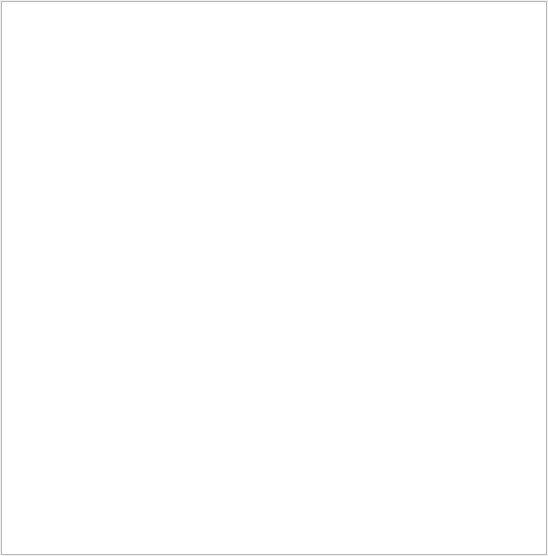
<ui version="4.0" >
 <class>DockWidget</class>
 <widget class="QDockWidget" name="DockWidget" >
  <property name="windowModality" >
   <enum>Qt::NonModal</enum>
  </property>
  <property name="enabled" >
   <bool>true</bool>
  </property>
  <property name="geometry" >
   <rect>
    <x>0</x>
    <y>0</y>
    <width>548</width>
    <height>556</height>
   </rect>
  </property>
  <property name="font" >
   <font>
    <pointsize>10</pointsize>
   </font>
  </property>
  <property name="focusPolicy" >
   <enum>Qt::TabFocus</enum>
  </property>
  <property name="contextMenuPolicy" >
   <enum>Qt::PreventContextMenu</enum>
  </property>
  <property name="acceptDrops" >
   <bool>false</bool>
  </property>
  <property name="floating" >
   <bool>false</bool>
  </property>
  <property name="features" >
   <set>QDockWidget::AllDockWidgetFeatures</set>
  </property>
  <property name="allowedAreas" >
   <set>Qt::AllDockWidgetAreas</set>
  </property>
  <property name="windowTitle" >
   <string>Mapnik Xml View</string>
  </property>
  <widget class="QWidget" name="dockWidgetContents" >
   <layout class="QGridLayout" name="gridLayout" >
    <item row="0" column="0" >
     <widget class="QTextEdit" name="textEdit" >
      <property name="sizePolicy" >
       <sizepolicy vsizetype="Preferred" hsizetype="Preferred" >
        <horstretch>0</horstretch>
        <verstretch>0</verstretch>
       </sizepolicy>
      </property>
      <property name="acceptDrops" >
       <bool>false</bool>
      </property>
      <property name="frameShadow" >
       <enum>QFrame::Plain</enum>
      </property>
      <property name="lineWidth" >
       <number>0</number>
      </property>
      <property name="html" >
       <string>&lt;!DOCTYPE HTML PUBLIC "-//W3C//DTD HTML 4.0//EN" "http://www.w3.org/TR/REC-html40/strict.dtd">
&lt;html>&lt;head>&lt;meta name="qrichtext" content="1" />&lt;style type="text/css">
p, li { white-space: pre-wrap; }
&lt;/style>&lt;/head>&lt;body style=" font-family:'Lucida Grande'; font-size:10pt; font-weight:400; font-style:normal;">
&lt;p style="-qt-paragraph-type:empty; margin-top:0px; margin-bottom:0px; margin-left:0px; margin-right:0px; -qt-block-indent:0; text-indent:0px; font-size:11pt;">&lt;/p>&lt;/body>&lt;/html></string>
      </property>
      <property name="acceptRichText" >
       <bool>false</bool>
      </property>
     </widget>
    </item>
   </layout>
  </widget>
 </widget>
 <layoutdefault spacing="1" margin="1" />
 <layoutfunction spacing="1" margin="1" />
 <includes/>
 <resources/>
 <connections/>
 <designerdata>
  <property name="gridDeltaX" >
   <number>2</number>
  </property>
  <property name="gridDeltaY" >
   <number>2</number>
  </property>
  <property name="gridSnapX" >
   <bool>false</bool>
  </property>
  <property name="gridSnapY" >
   <bool>false</bool>
  </property>
  <property name="gridVisible" >
   <bool>true</bool>
  </property>
 </designerdata>
</ui>
